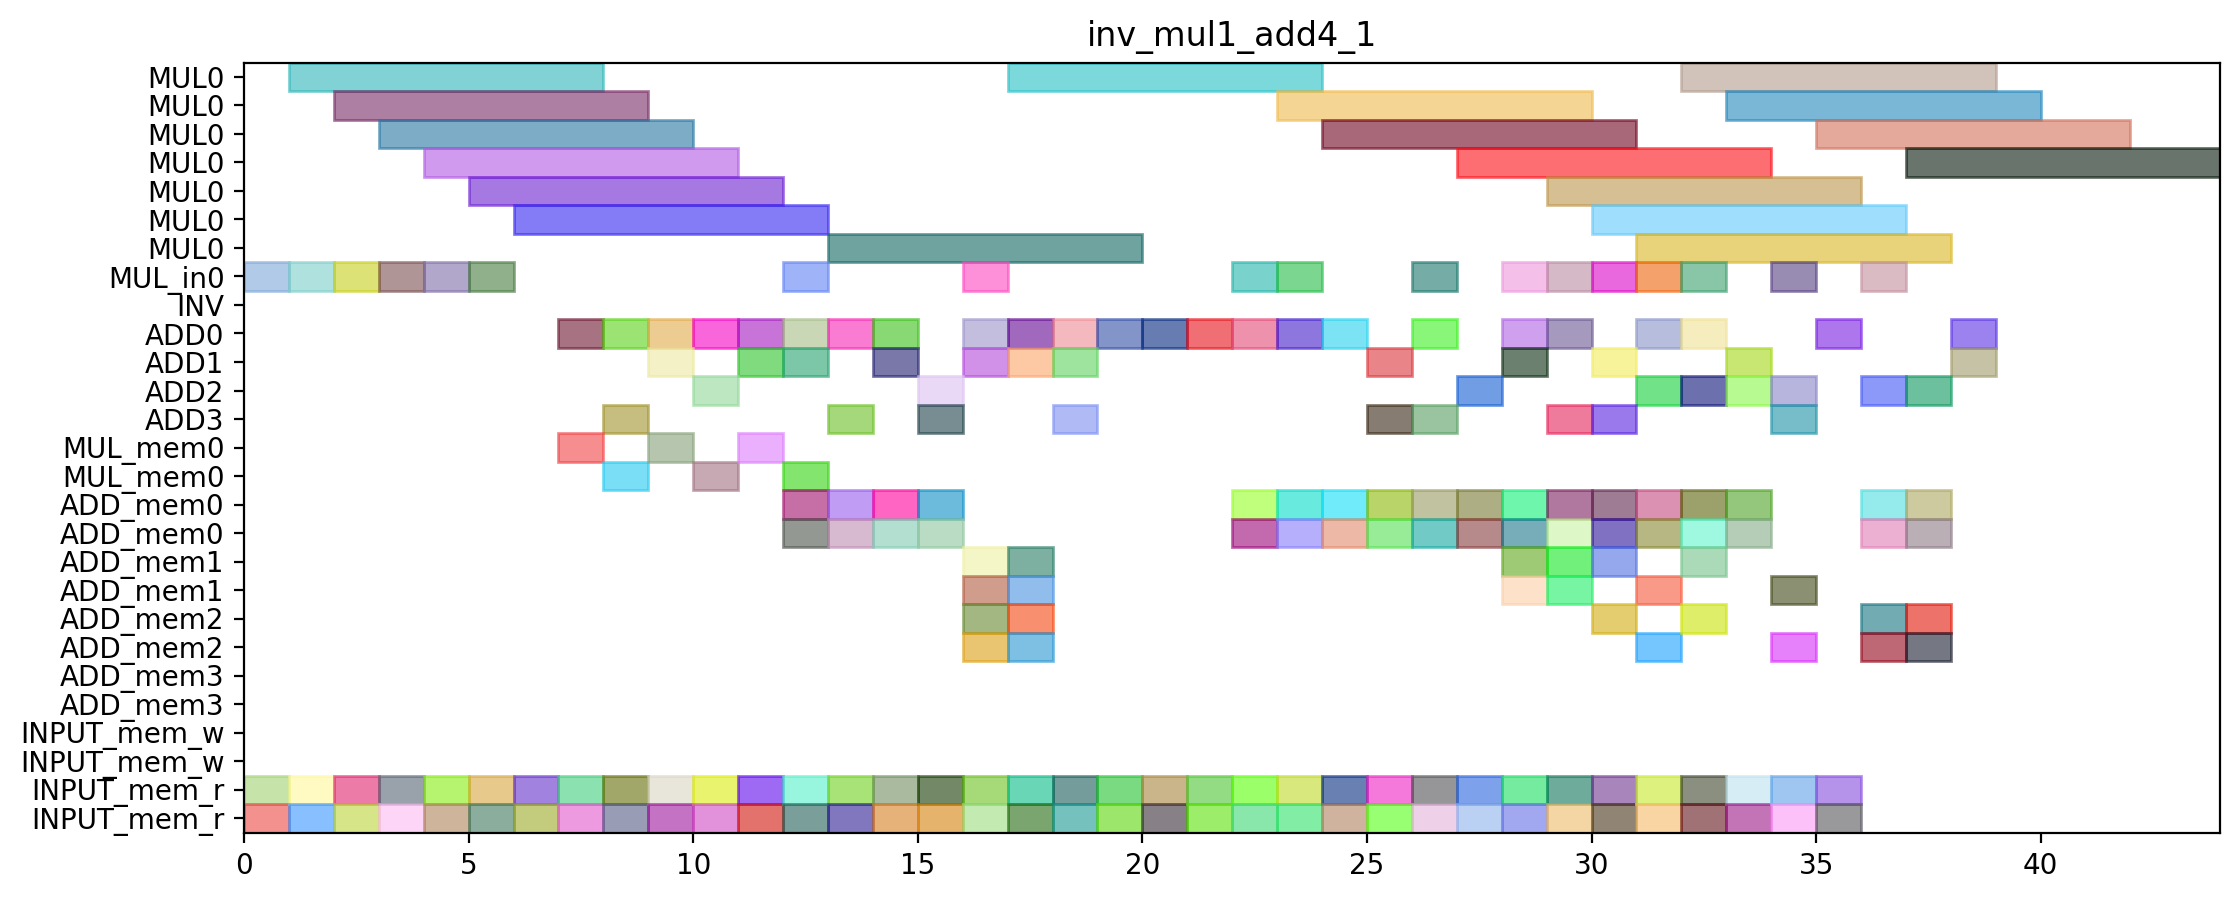

Generate this figure with Python:
from pyschedule import Scenario, solvers, plotters, alt

def solve_inv_mul1_add4_1(ConstStep, ExpStep):
	horizon = 127
	S=Scenario("inv_mul1_add4_1",horizon = horizon)

	# resource
	MUL = S.Resources('MUL', num=1, size=7)
	MUL_in = S.Resources('MUL_in', num=1)
	INV = S.Resource('INV')
	ADD = S.Resources('ADD', num=4, periods=range(1, horizon))
	MUL_mem = S.Resources('MUL_mem', num=1, size=2)
	ADD_mem = S.Resources('ADD_mem', num=4, size=2)
	INPUT_mem_w = S.Resource('INPUT_mem_w', size=2)
	INPUT_mem_r = S.Resource('INPUT_mem_r', size=2)

	# result of previous scheduling
	T2_1T2_in = S.Task('T2_1T2_in', length=1, delay_cost=1)
	S += T2_1T2_in >= 0
	T2_1T2_in += MUL_in[0]

	T2_1T2_mem0 = S.Task('T2_1T2_mem0', length=1, delay_cost=1)
	S += T2_1T2_mem0 >= 0
	T2_1T2_mem0 += INPUT_mem_r

	T2_1T2_mem1 = S.Task('T2_1T2_mem1', length=1, delay_cost=1)
	S += T2_1T2_mem1 >= 0
	T2_1T2_mem1 += INPUT_mem_r

	T2T2_in = S.Task('T2T2_in', length=1, delay_cost=1)
	S += T2T2_in >= 1
	T2T2_in += MUL_in[0]

	T2T2_mem0 = S.Task('T2T2_mem0', length=1, delay_cost=1)
	S += T2T2_mem0 >= 1
	T2T2_mem0 += INPUT_mem_r

	T2T2_mem1 = S.Task('T2T2_mem1', length=1, delay_cost=1)
	S += T2T2_mem1 >= 1
	T2T2_mem1 += INPUT_mem_r

	T2_1T2 = S.Task('T2_1T2', length=7, delay_cost=1)
	S += T2_1T2 >= 1
	T2_1T2 += MUL[0]

	T1T2_in = S.Task('T1T2_in', length=1, delay_cost=1)
	S += T1T2_in >= 2
	T1T2_in += MUL_in[0]

	T1T2_mem0 = S.Task('T1T2_mem0', length=1, delay_cost=1)
	S += T1T2_mem0 >= 2
	T1T2_mem0 += INPUT_mem_r

	T1T2_mem1 = S.Task('T1T2_mem1', length=1, delay_cost=1)
	S += T1T2_mem1 >= 2
	T1T2_mem1 += INPUT_mem_r

	T2T2 = S.Task('T2T2', length=7, delay_cost=1)
	S += T2T2 >= 2
	T2T2 += MUL[0]

	T1T2 = S.Task('T1T2', length=7, delay_cost=1)
	S += T1T2 >= 3
	T1T2 += MUL[0]

	T1_T2_in = S.Task('T1_T2_in', length=1, delay_cost=1)
	S += T1_T2_in >= 3
	T1_T2_in += MUL_in[0]

	T1_T2_mem0 = S.Task('T1_T2_mem0', length=1, delay_cost=1)
	S += T1_T2_mem0 >= 3
	T1_T2_mem0 += INPUT_mem_r

	T1_T2_mem1 = S.Task('T1_T2_mem1', length=1, delay_cost=1)
	S += T1_T2_mem1 >= 3
	T1_T2_mem1 += INPUT_mem_r

	T0_T2_in = S.Task('T0_T2_in', length=1, delay_cost=1)
	S += T0_T2_in >= 4
	T0_T2_in += MUL_in[0]

	T0_T2_mem0 = S.Task('T0_T2_mem0', length=1, delay_cost=1)
	S += T0_T2_mem0 >= 4
	T0_T2_mem0 += INPUT_mem_r

	T0_T2_mem1 = S.Task('T0_T2_mem1', length=1, delay_cost=1)
	S += T0_T2_mem1 >= 4
	T0_T2_mem1 += INPUT_mem_r

	T1_T2 = S.Task('T1_T2', length=7, delay_cost=1)
	S += T1_T2 >= 4
	T1_T2 += MUL[0]

	T0T2_in = S.Task('T0T2_in', length=1, delay_cost=1)
	S += T0T2_in >= 5
	T0T2_in += MUL_in[0]

	T0T2_mem0 = S.Task('T0T2_mem0', length=1, delay_cost=1)
	S += T0T2_mem0 >= 5
	T0T2_mem0 += INPUT_mem_r

	T0T2_mem1 = S.Task('T0T2_mem1', length=1, delay_cost=1)
	S += T0T2_mem1 >= 5
	T0T2_mem1 += INPUT_mem_r

	T0_T2 = S.Task('T0_T2', length=7, delay_cost=1)
	S += T0_T2 >= 5
	T0_T2 += MUL[0]

	T0T2 = S.Task('T0T2', length=7, delay_cost=1)
	S += T0T2 >= 6
	T0T2 += MUL[0]

	T2_8T2_mem0 = S.Task('T2_8T2_mem0', length=1, delay_cost=1)
	S += T2_8T2_mem0 >= 6
	T2_8T2_mem0 += INPUT_mem_r

	T2_8T2_mem1 = S.Task('T2_8T2_mem1', length=1, delay_cost=1)
	S += T2_8T2_mem1 >= 6
	T2_8T2_mem1 += INPUT_mem_r

	NEW_A011_mem0 = S.Task('NEW_A011_mem0', length=1, delay_cost=1)
	S += NEW_A011_mem0 >= 7
	NEW_A011_mem0 += INPUT_mem_r

	NEW_A011_mem1 = S.Task('NEW_A011_mem1', length=1, delay_cost=1)
	S += NEW_A011_mem1 >= 7
	NEW_A011_mem1 += INPUT_mem_r

	T2_8T2 = S.Task('T2_8T2', length=1, delay_cost=1)
	S += T2_8T2 >= 7
	T2_8T2 += ADD[0]

	NEW_A011 = S.Task('NEW_A011', length=1, delay_cost=1)
	S += NEW_A011 >= 8
	NEW_A011 += ADD[0]

	T1_4T2_mem0 = S.Task('T1_4T2_mem0', length=1, delay_cost=1)
	S += T1_4T2_mem0 >= 8
	T1_4T2_mem0 += INPUT_mem_r

	T1_4T2_mem1 = S.Task('T1_4T2_mem1', length=1, delay_cost=1)
	S += T1_4T2_mem1 >= 8
	T1_4T2_mem1 += INPUT_mem_r

	T1_3T2_mem0 = S.Task('T1_3T2_mem0', length=1, delay_cost=1)
	S += T1_3T2_mem0 >= 9
	T1_3T2_mem0 += INPUT_mem_r

	T1_3T2_mem1 = S.Task('T1_3T2_mem1', length=1, delay_cost=1)
	S += T1_3T2_mem1 >= 9
	T1_3T2_mem1 += INPUT_mem_r

	T1_4T2 = S.Task('T1_4T2', length=1, delay_cost=1)
	S += T1_4T2 >= 9
	T1_4T2 += ADD[0]

	NEW_A121_mem0 = S.Task('NEW_A121_mem0', length=1, delay_cost=1)
	S += NEW_A121_mem0 >= 10
	NEW_A121_mem0 += INPUT_mem_r

	NEW_A121_mem1 = S.Task('NEW_A121_mem1', length=1, delay_cost=1)
	S += NEW_A121_mem1 >= 10
	NEW_A121_mem1 += INPUT_mem_r

	T1_3T2 = S.Task('T1_3T2', length=1, delay_cost=1)
	S += T1_3T2 >= 10
	T1_3T2 += ADD[2]

	NEW_A010_mem0 = S.Task('NEW_A010_mem0', length=1, delay_cost=1)
	S += NEW_A010_mem0 >= 11
	NEW_A010_mem0 += INPUT_mem_r

	NEW_A010_mem1 = S.Task('NEW_A010_mem1', length=1, delay_cost=1)
	S += NEW_A010_mem1 >= 11
	NEW_A010_mem1 += INPUT_mem_r

	NEW_A121 = S.Task('NEW_A121', length=1, delay_cost=1)
	S += NEW_A121 >= 11
	NEW_A121 += ADD[1]

	NEW_A000_mem0 = S.Task('NEW_A000_mem0', length=1, delay_cost=1)
	S += NEW_A000_mem0 >= 12
	NEW_A000_mem0 += INPUT_mem_r

	NEW_A000_mem1 = S.Task('NEW_A000_mem1', length=1, delay_cost=1)
	S += NEW_A000_mem1 >= 12
	NEW_A000_mem1 += INPUT_mem_r

	NEW_A010 = S.Task('NEW_A010', length=1, delay_cost=1)
	S += NEW_A010 >= 12
	NEW_A010 += ADD[0]

	NEW_A000 = S.Task('NEW_A000', length=1, delay_cost=1)
	S += NEW_A000 >= 13
	NEW_A000 += ADD[0]

	T2T0_mem0 = S.Task('T2T0_mem0', length=1, delay_cost=1)
	S += T2T0_mem0 >= 13
	T2T0_mem0 += INPUT_mem_r

	T2T0_mem1 = S.Task('T2T0_mem1', length=1, delay_cost=1)
	S += T2T0_mem1 >= 13
	T2T0_mem1 += INPUT_mem_r

	NEW_A111_mem0 = S.Task('NEW_A111_mem0', length=1, delay_cost=1)
	S += NEW_A111_mem0 >= 14
	NEW_A111_mem0 += INPUT_mem_r

	NEW_A111_mem1 = S.Task('NEW_A111_mem1', length=1, delay_cost=1)
	S += NEW_A111_mem1 >= 14
	NEW_A111_mem1 += INPUT_mem_r

	T2T0 = S.Task('T2T0', length=1, delay_cost=1)
	S += T2T0 >= 14
	T2T0 += ADD[0]

	NEW_A110_mem0 = S.Task('NEW_A110_mem0', length=1, delay_cost=1)
	S += NEW_A110_mem0 >= 15
	NEW_A110_mem0 += INPUT_mem_r

	NEW_A110_mem1 = S.Task('NEW_A110_mem1', length=1, delay_cost=1)
	S += NEW_A110_mem1 >= 15
	NEW_A110_mem1 += INPUT_mem_r

	NEW_A111 = S.Task('NEW_A111', length=1, delay_cost=1)
	S += NEW_A111 >= 15
	NEW_A111 += ADD[2]

	NEW_A110 = S.Task('NEW_A110', length=1, delay_cost=1)
	S += NEW_A110 >= 16
	NEW_A110 += ADD[1]

	T0T0_mem0 = S.Task('T0T0_mem0', length=1, delay_cost=1)
	S += T0T0_mem0 >= 16
	T0T0_mem0 += INPUT_mem_r

	T0T0_mem1 = S.Task('T0T0_mem1', length=1, delay_cost=1)
	S += T0T0_mem1 >= 16
	T0T0_mem1 += INPUT_mem_r

	NEW_A101_mem0 = S.Task('NEW_A101_mem0', length=1, delay_cost=1)
	S += NEW_A101_mem0 >= 17
	NEW_A101_mem0 += INPUT_mem_r

	NEW_A101_mem1 = S.Task('NEW_A101_mem1', length=1, delay_cost=1)
	S += NEW_A101_mem1 >= 17
	NEW_A101_mem1 += INPUT_mem_r

	T0T0 = S.Task('T0T0', length=1, delay_cost=1)
	S += T0T0 >= 17
	T0T0 += ADD[1]

	NEW_A101 = S.Task('NEW_A101', length=1, delay_cost=1)
	S += NEW_A101 >= 18
	NEW_A101 += ADD[0]

	T0_3T2_mem0 = S.Task('T0_3T2_mem0', length=1, delay_cost=1)
	S += T0_3T2_mem0 >= 18
	T0_3T2_mem0 += INPUT_mem_r

	T0_3T2_mem1 = S.Task('T0_3T2_mem1', length=1, delay_cost=1)
	S += T0_3T2_mem1 >= 18
	T0_3T2_mem1 += INPUT_mem_r

	T0_3T2 = S.Task('T0_3T2', length=1, delay_cost=1)
	S += T0_3T2 >= 19
	T0_3T2 += ADD[0]

	T0_4T2_mem0 = S.Task('T0_4T2_mem0', length=1, delay_cost=1)
	S += T0_4T2_mem0 >= 19
	T0_4T2_mem0 += INPUT_mem_r

	T0_4T2_mem1 = S.Task('T0_4T2_mem1', length=1, delay_cost=1)
	S += T0_4T2_mem1 >= 19
	T0_4T2_mem1 += INPUT_mem_r

	T0_4T2 = S.Task('T0_4T2', length=1, delay_cost=1)
	S += T0_4T2 >= 20
	T0_4T2 += ADD[0]

	T1T1_mem0 = S.Task('T1T1_mem0', length=1, delay_cost=1)
	S += T1T1_mem0 >= 20
	T1T1_mem0 += INPUT_mem_r

	T1T1_mem1 = S.Task('T1T1_mem1', length=1, delay_cost=1)
	S += T1T1_mem1 >= 20
	T1T1_mem1 += INPUT_mem_r

	NEW_A100_mem0 = S.Task('NEW_A100_mem0', length=1, delay_cost=1)
	S += NEW_A100_mem0 >= 21
	NEW_A100_mem0 += INPUT_mem_r

	NEW_A100_mem1 = S.Task('NEW_A100_mem1', length=1, delay_cost=1)
	S += NEW_A100_mem1 >= 21
	NEW_A100_mem1 += INPUT_mem_r

	T1T1 = S.Task('T1T1', length=1, delay_cost=1)
	S += T1T1 >= 21
	T1T1 += ADD[0]

	NEW_A100 = S.Task('NEW_A100', length=1, delay_cost=1)
	S += NEW_A100 >= 22
	NEW_A100 += ADD[0]

	T2T1_mem0 = S.Task('T2T1_mem0', length=1, delay_cost=1)
	S += T2T1_mem0 >= 22
	T2T1_mem0 += INPUT_mem_r

	T2T1_mem1 = S.Task('T2T1_mem1', length=1, delay_cost=1)
	S += T2T1_mem1 >= 22
	T2T1_mem1 += INPUT_mem_r

	T2T1 = S.Task('T2T1', length=1, delay_cost=1)
	S += T2T1 >= 23
	T2T1 += ADD[0]

	T2_6T2_mem0 = S.Task('T2_6T2_mem0', length=1, delay_cost=1)
	S += T2_6T2_mem0 >= 23
	T2_6T2_mem0 += INPUT_mem_r

	T2_6T2_mem1 = S.Task('T2_6T2_mem1', length=1, delay_cost=1)
	S += T2_6T2_mem1 >= 23
	T2_6T2_mem1 += INPUT_mem_r

	T1T0_mem0 = S.Task('T1T0_mem0', length=1, delay_cost=1)
	S += T1T0_mem0 >= 24
	T1T0_mem0 += INPUT_mem_r

	T1T0_mem1 = S.Task('T1T0_mem1', length=1, delay_cost=1)
	S += T1T0_mem1 >= 24
	T1T0_mem1 += INPUT_mem_r

	T2_6T2 = S.Task('T2_6T2', length=1, delay_cost=1)
	S += T2_6T2 >= 24
	T2_6T2 += ADD[0]

	NEW_A001_mem0 = S.Task('NEW_A001_mem0', length=1, delay_cost=1)
	S += NEW_A001_mem0 >= 25
	NEW_A001_mem0 += INPUT_mem_r

	NEW_A001_mem1 = S.Task('NEW_A001_mem1', length=1, delay_cost=1)
	S += NEW_A001_mem1 >= 25
	NEW_A001_mem1 += INPUT_mem_r

	T1T0 = S.Task('T1T0', length=1, delay_cost=1)
	S += T1T0 >= 25
	T1T0 += ADD[1]

	NEW_A001 = S.Task('NEW_A001', length=1, delay_cost=1)
	S += NEW_A001 >= 26
	NEW_A001 += ADD[0]

	T2_1T1_mem0 = S.Task('T2_1T1_mem0', length=1, delay_cost=1)
	S += T2_1T1_mem0 >= 26
	T2_1T1_mem0 += INPUT_mem_r

	T2_1T1_mem1 = S.Task('T2_1T1_mem1', length=1, delay_cost=1)
	S += T2_1T1_mem1 >= 26
	T2_1T1_mem1 += INPUT_mem_r

	NEW_A120_mem0 = S.Task('NEW_A120_mem0', length=1, delay_cost=1)
	S += NEW_A120_mem0 >= 27
	NEW_A120_mem0 += INPUT_mem_r

	NEW_A120_mem1 = S.Task('NEW_A120_mem1', length=1, delay_cost=1)
	S += NEW_A120_mem1 >= 27
	NEW_A120_mem1 += INPUT_mem_r

	T2_1T1 = S.Task('T2_1T1', length=1, delay_cost=1)
	S += T2_1T1 >= 27
	T2_1T1 += ADD[2]

	NEW_A120 = S.Task('NEW_A120', length=1, delay_cost=1)
	S += NEW_A120 >= 28
	NEW_A120 += ADD[0]

	T2_1T0_mem0 = S.Task('T2_1T0_mem0', length=1, delay_cost=1)
	S += T2_1T0_mem0 >= 28
	T2_1T0_mem0 += INPUT_mem_r

	T2_1T0_mem1 = S.Task('T2_1T0_mem1', length=1, delay_cost=1)
	S += T2_1T0_mem1 >= 28
	T2_1T0_mem1 += INPUT_mem_r

	T1_T1_mem0 = S.Task('T1_T1_mem0', length=1, delay_cost=1)
	S += T1_T1_mem0 >= 29
	T1_T1_mem0 += INPUT_mem_r

	T1_T1_mem1 = S.Task('T1_T1_mem1', length=1, delay_cost=1)
	S += T1_T1_mem1 >= 29
	T1_T1_mem1 += INPUT_mem_r

	T2_1T0 = S.Task('T2_1T0', length=1, delay_cost=1)
	S += T2_1T0 >= 29
	T2_1T0 += ADD[0]

	T1_T0_mem0 = S.Task('T1_T0_mem0', length=1, delay_cost=1)
	S += T1_T0_mem0 >= 30
	T1_T0_mem0 += INPUT_mem_r

	T1_T0_mem1 = S.Task('T1_T0_mem1', length=1, delay_cost=1)
	S += T1_T0_mem1 >= 30
	T1_T0_mem1 += INPUT_mem_r

	T1_T1 = S.Task('T1_T1', length=1, delay_cost=1)
	S += T1_T1 >= 30
	T1_T1 += ADD[1]

	T0T1_mem0 = S.Task('T0T1_mem0', length=1, delay_cost=1)
	S += T0T1_mem0 >= 31
	T0T1_mem0 += INPUT_mem_r

	T0T1_mem1 = S.Task('T0T1_mem1', length=1, delay_cost=1)
	S += T0T1_mem1 >= 31
	T0T1_mem1 += INPUT_mem_r

	T1_T0 = S.Task('T1_T0', length=1, delay_cost=1)
	S += T1_T0 >= 31
	T1_T0 += ADD[2]

	T0T1 = S.Task('T0T1', length=1, delay_cost=1)
	S += T0T1 >= 32
	T0T1 += ADD[2]

	T0_T1_mem0 = S.Task('T0_T1_mem0', length=1, delay_cost=1)
	S += T0_T1_mem0 >= 32
	T0_T1_mem0 += INPUT_mem_r

	T0_T1_mem1 = S.Task('T0_T1_mem1', length=1, delay_cost=1)
	S += T0_T1_mem1 >= 32
	T0_T1_mem1 += INPUT_mem_r

	T0_T0_mem0 = S.Task('T0_T0_mem0', length=1, delay_cost=1)
	S += T0_T0_mem0 >= 33
	T0_T0_mem0 += INPUT_mem_r

	T0_T0_mem1 = S.Task('T0_T0_mem1', length=1, delay_cost=1)
	S += T0_T0_mem1 >= 33
	T0_T0_mem1 += INPUT_mem_r

	T0_T1 = S.Task('T0_T1', length=1, delay_cost=1)
	S += T0_T1 >= 33
	T0_T1 += ADD[1]

	NEW_A021_mem0 = S.Task('NEW_A021_mem0', length=1, delay_cost=1)
	S += NEW_A021_mem0 >= 34
	NEW_A021_mem0 += INPUT_mem_r

	NEW_A021_mem1 = S.Task('NEW_A021_mem1', length=1, delay_cost=1)
	S += NEW_A021_mem1 >= 34
	NEW_A021_mem1 += INPUT_mem_r

	T0_T0 = S.Task('T0_T0', length=1, delay_cost=1)
	S += T0_T0 >= 34
	T0_T0 += ADD[2]

	NEW_A020_mem0 = S.Task('NEW_A020_mem0', length=1, delay_cost=1)
	S += NEW_A020_mem0 >= 35
	NEW_A020_mem0 += INPUT_mem_r

	NEW_A020_mem1 = S.Task('NEW_A020_mem1', length=1, delay_cost=1)
	S += NEW_A020_mem1 >= 35
	NEW_A020_mem1 += INPUT_mem_r

	NEW_A021 = S.Task('NEW_A021', length=1, delay_cost=1)
	S += NEW_A021 >= 35
	NEW_A021 += ADD[0]

	NEW_A020 = S.Task('NEW_A020', length=1, delay_cost=1)
	S += NEW_A020 >= 36
	NEW_A020 += ADD[2]


	# new tasks
	T00_in = S.Task('T00_in', length=1, delay_cost=1)
	T00_in += alt(MUL_in)
	T00 = S.Task('T00', length=7, delay_cost=1)
	T00 += alt(MUL)
	S+=T00>=T00_in

	T00_mem0 = S.Task('T00_mem0', length=1, delay_cost=1)
	T00_mem0 += ADD_mem[1]
	S += 17<T00_mem0
	S += T00_mem0<=T00

	T00_mem1 = S.Task('T00_mem1', length=1, delay_cost=1)
	T00_mem1 += ADD_mem[2]
	S += 32<T00_mem1
	S += T00_mem1<=T00

	T01 = S.Task('T01', length=1, delay_cost=1)
	T01 += alt(ADD)

	T01_mem0 = S.Task('T01_mem0', length=1, delay_cost=1)
	T01_mem0 += MUL_mem[0]
	S += 12<T01_mem0
	S += T01_mem0<=T01

	T10_in = S.Task('T10_in', length=1, delay_cost=1)
	T10_in += alt(MUL_in)
	T10 = S.Task('T10', length=7, delay_cost=1)
	T10 += alt(MUL)
	S+=T10>=T10_in

	T10_mem0 = S.Task('T10_mem0', length=1, delay_cost=1)
	T10_mem0 += ADD_mem[1]
	S += 25<T10_mem0
	S += T10_mem0<=T10

	T10_mem1 = S.Task('T10_mem1', length=1, delay_cost=1)
	T10_mem1 += ADD_mem[0]
	S += 21<T10_mem1
	S += T10_mem1<=T10

	T11 = S.Task('T11', length=1, delay_cost=1)
	T11 += alt(ADD)

	T11_mem0 = S.Task('T11_mem0', length=1, delay_cost=1)
	T11_mem0 += MUL_mem[0]
	S += 9<T11_mem0
	S += T11_mem0<=T11

	T20_in = S.Task('T20_in', length=1, delay_cost=1)
	T20_in += alt(MUL_in)
	T20 = S.Task('T20', length=7, delay_cost=1)
	T20 += alt(MUL)
	S+=T20>=T20_in

	T20_mem0 = S.Task('T20_mem0', length=1, delay_cost=1)
	T20_mem0 += ADD_mem[0]
	S += 14<T20_mem0
	S += T20_mem0<=T20

	T20_mem1 = S.Task('T20_mem1', length=1, delay_cost=1)
	T20_mem1 += ADD_mem[0]
	S += 23<T20_mem1
	S += T20_mem1<=T20

	T21 = S.Task('T21', length=1, delay_cost=1)
	T21 += alt(ADD)

	T21_mem0 = S.Task('T21_mem0', length=1, delay_cost=1)
	T21_mem0 += MUL_mem[0]
	S += 8<T21_mem0
	S += T21_mem0<=T21

	T3T0 = S.Task('T3T0', length=1, delay_cost=1)
	T3T0 += alt(ADD)

	T3T0_mem0 = S.Task('T3T0_mem0', length=1, delay_cost=1)
	T3T0_mem0 += ADD_mem[0]
	S += 13<T3T0_mem0
	S += T3T0_mem0<=T3T0

	T3T0_mem1 = S.Task('T3T0_mem1', length=1, delay_cost=1)
	T3T0_mem1 += ADD_mem[0]
	S += 26<T3T0_mem1
	S += T3T0_mem1<=T3T0

	T3T1 = S.Task('T3T1', length=1, delay_cost=1)
	T3T1 += alt(ADD)

	T3T1_mem0 = S.Task('T3T1_mem0', length=1, delay_cost=1)
	T3T1_mem0 += ADD_mem[0]
	S += 13<T3T1_mem0
	S += T3T1_mem0<=T3T1

	T3T1_mem1 = S.Task('T3T1_mem1', length=1, delay_cost=1)
	T3T1_mem1 += ADD_mem[0]
	S += 26<T3T1_mem1
	S += T3T1_mem1<=T3T1

	T3T2_in = S.Task('T3T2_in', length=1, delay_cost=1)
	T3T2_in += alt(MUL_in)
	T3T2 = S.Task('T3T2', length=7, delay_cost=1)
	T3T2 += alt(MUL)
	S+=T3T2>=T3T2_in

	T3T2_mem0 = S.Task('T3T2_mem0', length=1, delay_cost=1)
	T3T2_mem0 += ADD_mem[0]
	S += 13<T3T2_mem0
	S += T3T2_mem0<=T3T2

	T3T2_mem1 = S.Task('T3T2_mem1', length=1, delay_cost=1)
	T3T2_mem1 += ADD_mem[0]
	S += 26<T3T2_mem1
	S += T3T2_mem1<=T3T2

	T4_T0 = S.Task('T4_T0', length=1, delay_cost=1)
	T4_T0 += alt(ADD)

	T4_T0_mem0 = S.Task('T4_T0_mem0', length=1, delay_cost=1)
	T4_T0_mem0 += ADD_mem[0]
	S += 12<T4_T0_mem0
	S += T4_T0_mem0<=T4_T0

	T4_T0_mem1 = S.Task('T4_T0_mem1', length=1, delay_cost=1)
	T4_T0_mem1 += ADD_mem[0]
	S += 8<T4_T0_mem1
	S += T4_T0_mem1<=T4_T0

	T4_T1 = S.Task('T4_T1', length=1, delay_cost=1)
	T4_T1 += alt(ADD)

	T4_T1_mem0 = S.Task('T4_T1_mem0', length=1, delay_cost=1)
	T4_T1_mem0 += ADD_mem[0]
	S += 12<T4_T1_mem0
	S += T4_T1_mem0<=T4_T1

	T4_T1_mem1 = S.Task('T4_T1_mem1', length=1, delay_cost=1)
	T4_T1_mem1 += ADD_mem[0]
	S += 8<T4_T1_mem1
	S += T4_T1_mem1<=T4_T1

	T4_T2_in = S.Task('T4_T2_in', length=1, delay_cost=1)
	T4_T2_in += alt(MUL_in)
	T4_T2 = S.Task('T4_T2', length=7, delay_cost=1)
	T4_T2 += alt(MUL)
	S+=T4_T2>=T4_T2_in

	T4_T2_mem0 = S.Task('T4_T2_mem0', length=1, delay_cost=1)
	T4_T2_mem0 += ADD_mem[0]
	S += 12<T4_T2_mem0
	S += T4_T2_mem0<=T4_T2

	T4_T2_mem1 = S.Task('T4_T2_mem1', length=1, delay_cost=1)
	T4_T2_mem1 += ADD_mem[0]
	S += 8<T4_T2_mem1
	S += T4_T2_mem1<=T4_T2

	T5_T0 = S.Task('T5_T0', length=1, delay_cost=1)
	T5_T0 += alt(ADD)

	T5_T0_mem0 = S.Task('T5_T0_mem0', length=1, delay_cost=1)
	T5_T0_mem0 += ADD_mem[2]
	S += 36<T5_T0_mem0
	S += T5_T0_mem0<=T5_T0

	T5_T0_mem1 = S.Task('T5_T0_mem1', length=1, delay_cost=1)
	T5_T0_mem1 += ADD_mem[0]
	S += 35<T5_T0_mem1
	S += T5_T0_mem1<=T5_T0

	T5_T1 = S.Task('T5_T1', length=1, delay_cost=1)
	T5_T1 += alt(ADD)

	T5_T1_mem0 = S.Task('T5_T1_mem0', length=1, delay_cost=1)
	T5_T1_mem0 += ADD_mem[2]
	S += 36<T5_T1_mem0
	S += T5_T1_mem0<=T5_T1

	T5_T1_mem1 = S.Task('T5_T1_mem1', length=1, delay_cost=1)
	T5_T1_mem1 += ADD_mem[0]
	S += 35<T5_T1_mem1
	S += T5_T1_mem1<=T5_T1

	T5_T2_in = S.Task('T5_T2_in', length=1, delay_cost=1)
	T5_T2_in += alt(MUL_in)
	T5_T2 = S.Task('T5_T2', length=7, delay_cost=1)
	T5_T2 += alt(MUL)
	S+=T5_T2>=T5_T2_in

	T5_T2_mem0 = S.Task('T5_T2_mem0', length=1, delay_cost=1)
	T5_T2_mem0 += ADD_mem[2]
	S += 36<T5_T2_mem0
	S += T5_T2_mem0<=T5_T2

	T5_T2_mem1 = S.Task('T5_T2_mem1', length=1, delay_cost=1)
	T5_T2_mem1 += ADD_mem[0]
	S += 35<T5_T2_mem1
	S += T5_T2_mem1<=T5_T2

	T0_0_in = S.Task('T0_0_in', length=1, delay_cost=1)
	T0_0_in += alt(MUL_in)
	T0_0 = S.Task('T0_0', length=7, delay_cost=1)
	T0_0 += alt(MUL)
	S+=T0_0>=T0_0_in

	T0_0_mem0 = S.Task('T0_0_mem0', length=1, delay_cost=1)
	T0_0_mem0 += ADD_mem[2]
	S += 34<T0_0_mem0
	S += T0_0_mem0<=T0_0

	T0_0_mem1 = S.Task('T0_0_mem1', length=1, delay_cost=1)
	T0_0_mem1 += ADD_mem[1]
	S += 33<T0_0_mem1
	S += T0_0_mem1<=T0_0

	T0_1 = S.Task('T0_1', length=1, delay_cost=1)
	T0_1 += alt(ADD)

	T0_1_mem0 = S.Task('T0_1_mem0', length=1, delay_cost=1)
	T0_1_mem0 += MUL_mem[0]
	S += 11<T0_1_mem0
	S += T0_1_mem0<=T0_1

	T1_0_in = S.Task('T1_0_in', length=1, delay_cost=1)
	T1_0_in += alt(MUL_in)
	T1_0 = S.Task('T1_0', length=7, delay_cost=1)
	T1_0 += alt(MUL)
	S+=T1_0>=T1_0_in

	T1_0_mem0 = S.Task('T1_0_mem0', length=1, delay_cost=1)
	T1_0_mem0 += ADD_mem[2]
	S += 31<T1_0_mem0
	S += T1_0_mem0<=T1_0

	T1_0_mem1 = S.Task('T1_0_mem1', length=1, delay_cost=1)
	T1_0_mem1 += ADD_mem[1]
	S += 30<T1_0_mem1
	S += T1_0_mem1<=T1_0

	T1_1 = S.Task('T1_1', length=1, delay_cost=1)
	T1_1 += alt(ADD)

	T1_1_mem0 = S.Task('T1_1_mem0', length=1, delay_cost=1)
	T1_1_mem0 += MUL_mem[0]
	S += 10<T1_1_mem0
	S += T1_1_mem0<=T1_1

	T2_10_in = S.Task('T2_10_in', length=1, delay_cost=1)
	T2_10_in += alt(MUL_in)
	T2_10 = S.Task('T2_10', length=7, delay_cost=1)
	T2_10 += alt(MUL)
	S+=T2_10>=T2_10_in

	T2_10_mem0 = S.Task('T2_10_mem0', length=1, delay_cost=1)
	T2_10_mem0 += ADD_mem[0]
	S += 29<T2_10_mem0
	S += T2_10_mem0<=T2_10

	T2_10_mem1 = S.Task('T2_10_mem1', length=1, delay_cost=1)
	T2_10_mem1 += ADD_mem[2]
	S += 27<T2_10_mem1
	S += T2_10_mem1<=T2_10

	T2_11 = S.Task('T2_11', length=1, delay_cost=1)
	T2_11 += alt(ADD)

	T2_11_mem0 = S.Task('T2_11_mem0', length=1, delay_cost=1)
	T2_11_mem0 += MUL_mem[0]
	S += 7<T2_11_mem0
	S += T2_11_mem0<=T2_11

	T3_1T0 = S.Task('T3_1T0', length=1, delay_cost=1)
	T3_1T0 += alt(ADD)

	T3_1T0_mem0 = S.Task('T3_1T0_mem0', length=1, delay_cost=1)
	T3_1T0_mem0 += ADD_mem[0]
	S += 22<T3_1T0_mem0
	S += T3_1T0_mem0<=T3_1T0

	T3_1T0_mem1 = S.Task('T3_1T0_mem1', length=1, delay_cost=1)
	T3_1T0_mem1 += ADD_mem[0]
	S += 18<T3_1T0_mem1
	S += T3_1T0_mem1<=T3_1T0

	T3_1T1 = S.Task('T3_1T1', length=1, delay_cost=1)
	T3_1T1 += alt(ADD)

	T3_1T1_mem0 = S.Task('T3_1T1_mem0', length=1, delay_cost=1)
	T3_1T1_mem0 += ADD_mem[0]
	S += 22<T3_1T1_mem0
	S += T3_1T1_mem0<=T3_1T1

	T3_1T1_mem1 = S.Task('T3_1T1_mem1', length=1, delay_cost=1)
	T3_1T1_mem1 += ADD_mem[0]
	S += 18<T3_1T1_mem1
	S += T3_1T1_mem1<=T3_1T1

	T3_1T2_in = S.Task('T3_1T2_in', length=1, delay_cost=1)
	T3_1T2_in += alt(MUL_in)
	T3_1T2 = S.Task('T3_1T2', length=7, delay_cost=1)
	T3_1T2 += alt(MUL)
	S+=T3_1T2>=T3_1T2_in

	T3_1T2_mem0 = S.Task('T3_1T2_mem0', length=1, delay_cost=1)
	T3_1T2_mem0 += ADD_mem[0]
	S += 22<T3_1T2_mem0
	S += T3_1T2_mem0<=T3_1T2

	T3_1T2_mem1 = S.Task('T3_1T2_mem1', length=1, delay_cost=1)
	T3_1T2_mem1 += ADD_mem[0]
	S += 18<T3_1T2_mem1
	S += T3_1T2_mem1<=T3_1T2

	T4_4T0 = S.Task('T4_4T0', length=1, delay_cost=1)
	T4_4T0 += alt(ADD)

	T4_4T0_mem0 = S.Task('T4_4T0_mem0', length=1, delay_cost=1)
	T4_4T0_mem0 += ADD_mem[1]
	S += 16<T4_4T0_mem0
	S += T4_4T0_mem0<=T4_4T0

	T4_4T0_mem1 = S.Task('T4_4T0_mem1', length=1, delay_cost=1)
	T4_4T0_mem1 += ADD_mem[2]
	S += 15<T4_4T0_mem1
	S += T4_4T0_mem1<=T4_4T0

	T4_4T1 = S.Task('T4_4T1', length=1, delay_cost=1)
	T4_4T1 += alt(ADD)

	T4_4T1_mem0 = S.Task('T4_4T1_mem0', length=1, delay_cost=1)
	T4_4T1_mem0 += ADD_mem[1]
	S += 16<T4_4T1_mem0
	S += T4_4T1_mem0<=T4_4T1

	T4_4T1_mem1 = S.Task('T4_4T1_mem1', length=1, delay_cost=1)
	T4_4T1_mem1 += ADD_mem[2]
	S += 15<T4_4T1_mem1
	S += T4_4T1_mem1<=T4_4T1

	T4_4T2_in = S.Task('T4_4T2_in', length=1, delay_cost=1)
	T4_4T2_in += alt(MUL_in)
	T4_4T2 = S.Task('T4_4T2', length=7, delay_cost=1)
	T4_4T2 += alt(MUL)
	S+=T4_4T2>=T4_4T2_in

	T4_4T2_mem0 = S.Task('T4_4T2_mem0', length=1, delay_cost=1)
	T4_4T2_mem0 += ADD_mem[1]
	S += 16<T4_4T2_mem0
	S += T4_4T2_mem0<=T4_4T2

	T4_4T2_mem1 = S.Task('T4_4T2_mem1', length=1, delay_cost=1)
	T4_4T2_mem1 += ADD_mem[2]
	S += 15<T4_4T2_mem1
	S += T4_4T2_mem1<=T4_4T2

	T5_3T0 = S.Task('T5_3T0', length=1, delay_cost=1)
	T5_3T0 += alt(ADD)

	T5_3T0_mem0 = S.Task('T5_3T0_mem0', length=1, delay_cost=1)
	T5_3T0_mem0 += ADD_mem[0]
	S += 28<T5_3T0_mem0
	S += T5_3T0_mem0<=T5_3T0

	T5_3T0_mem1 = S.Task('T5_3T0_mem1', length=1, delay_cost=1)
	T5_3T0_mem1 += ADD_mem[1]
	S += 11<T5_3T0_mem1
	S += T5_3T0_mem1<=T5_3T0

	T5_3T1 = S.Task('T5_3T1', length=1, delay_cost=1)
	T5_3T1 += alt(ADD)

	T5_3T1_mem0 = S.Task('T5_3T1_mem0', length=1, delay_cost=1)
	T5_3T1_mem0 += ADD_mem[0]
	S += 28<T5_3T1_mem0
	S += T5_3T1_mem0<=T5_3T1

	T5_3T1_mem1 = S.Task('T5_3T1_mem1', length=1, delay_cost=1)
	T5_3T1_mem1 += ADD_mem[1]
	S += 11<T5_3T1_mem1
	S += T5_3T1_mem1<=T5_3T1

	T5_3T2_in = S.Task('T5_3T2_in', length=1, delay_cost=1)
	T5_3T2_in += alt(MUL_in)
	T5_3T2 = S.Task('T5_3T2', length=7, delay_cost=1)
	T5_3T2 += alt(MUL)
	S+=T5_3T2>=T5_3T2_in

	T5_3T2_mem0 = S.Task('T5_3T2_mem0', length=1, delay_cost=1)
	T5_3T2_mem0 += ADD_mem[0]
	S += 28<T5_3T2_mem0
	S += T5_3T2_mem0<=T5_3T2

	T5_3T2_mem1 = S.Task('T5_3T2_mem1', length=1, delay_cost=1)
	T5_3T2_mem1 += ADD_mem[1]
	S += 11<T5_3T2_mem1
	S += T5_3T2_mem1<=T5_3T2

	T3_5T2 = S.Task('T3_5T2', length=1, delay_cost=1)
	T3_5T2 += alt(ADD)

	T3_5T2_mem0 = S.Task('T3_5T2_mem0', length=1, delay_cost=1)
	T3_5T2_mem0 += ADD_mem[0]
	S += 13<T3_5T2_mem0
	S += T3_5T2_mem0<=T3_5T2

	T3_5T2_mem1 = S.Task('T3_5T2_mem1', length=1, delay_cost=1)
	T3_5T2_mem1 += ADD_mem[0]
	S += 26<T3_5T2_mem1
	S += T3_5T2_mem1<=T3_5T2

	T4_15T2 = S.Task('T4_15T2', length=1, delay_cost=1)
	T4_15T2 += alt(ADD)

	T4_15T2_mem0 = S.Task('T4_15T2_mem0', length=1, delay_cost=1)
	T4_15T2_mem0 += ADD_mem[0]
	S += 12<T4_15T2_mem0
	S += T4_15T2_mem0<=T4_15T2

	T4_15T2_mem1 = S.Task('T4_15T2_mem1', length=1, delay_cost=1)
	T4_15T2_mem1 += ADD_mem[0]
	S += 8<T4_15T2_mem1
	S += T4_15T2_mem1<=T4_15T2

	T5_8T2 = S.Task('T5_8T2', length=1, delay_cost=1)
	T5_8T2 += alt(ADD)

	T5_8T2_mem0 = S.Task('T5_8T2_mem0', length=1, delay_cost=1)
	T5_8T2_mem0 += ADD_mem[2]
	S += 36<T5_8T2_mem0
	S += T5_8T2_mem0<=T5_8T2

	T5_8T2_mem1 = S.Task('T5_8T2_mem1', length=1, delay_cost=1)
	T5_8T2_mem1 += ADD_mem[0]
	S += 35<T5_8T2_mem1
	S += T5_8T2_mem1<=T5_8T2

	T3_7T2 = S.Task('T3_7T2', length=1, delay_cost=1)
	T3_7T2 += alt(ADD)

	T3_7T2_mem0 = S.Task('T3_7T2_mem0', length=1, delay_cost=1)
	T3_7T2_mem0 += ADD_mem[0]
	S += 22<T3_7T2_mem0
	S += T3_7T2_mem0<=T3_7T2

	T3_7T2_mem1 = S.Task('T3_7T2_mem1', length=1, delay_cost=1)
	T3_7T2_mem1 += ADD_mem[0]
	S += 18<T3_7T2_mem1
	S += T3_7T2_mem1<=T3_7T2

	T4_19T2 = S.Task('T4_19T2', length=1, delay_cost=1)
	T4_19T2 += alt(ADD)

	T4_19T2_mem0 = S.Task('T4_19T2_mem0', length=1, delay_cost=1)
	T4_19T2_mem0 += ADD_mem[1]
	S += 16<T4_19T2_mem0
	S += T4_19T2_mem0<=T4_19T2

	T4_19T2_mem1 = S.Task('T4_19T2_mem1', length=1, delay_cost=1)
	T4_19T2_mem1 += ADD_mem[2]
	S += 15<T4_19T2_mem1
	S += T4_19T2_mem1<=T4_19T2

	T5_11T2 = S.Task('T5_11T2', length=1, delay_cost=1)
	T5_11T2 += alt(ADD)

	T5_11T2_mem0 = S.Task('T5_11T2_mem0', length=1, delay_cost=1)
	T5_11T2_mem0 += ADD_mem[0]
	S += 28<T5_11T2_mem0
	S += T5_11T2_mem0<=T5_11T2

	T5_11T2_mem1 = S.Task('T5_11T2_mem1', length=1, delay_cost=1)
	T5_11T2_mem1 += ADD_mem[1]
	S += 11<T5_11T2_mem1
	S += T5_11T2_mem1<=T5_11T2

	solvers.mip.solve(S,msg=1,kind='CPLEX', time_limit=3600)

	solution = [['hoge']*len(S.solution()[1]) for i in range(len(S.solution()))]
	for i in range(len(S.solution())):
		for j in range(len(S.solution()[i])):
			solution[i][j]=str(S.solution()[i][j])
	print(solution)

	cycles = int(solution[-1][3])

	pic_file_name = "inv_mul1_add4/inv_mul1_add4_1.png"
	if(S.solution() != []):
		plotters.matplotlib.plot(S,img_filename=pic_file_name, vertical_text=True, fig_size=(cycles*0.25+3, 5), show_task_labels=False)

	return solution

if __name__ == "__main__":
	solution = solve_inv_mul1_add4_1(0, 0)
